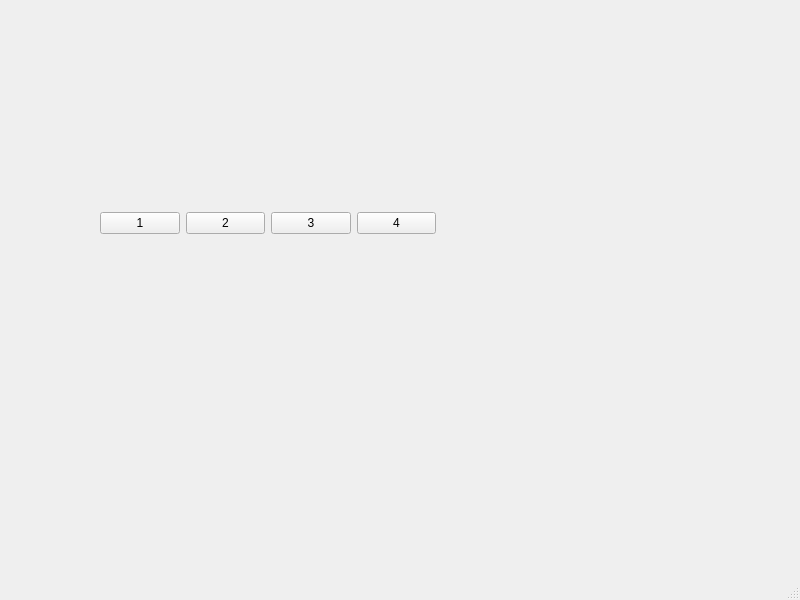
<?xml version="1.0" encoding="UTF-8"?>
<ui version="4.0">
 <class>MainWindow</class>
 <widget class="QMainWindow" name="MainWindow">
  <property name="geometry">
   <rect>
    <x>0</x>
    <y>0</y>
    <width>800</width>
    <height>600</height>
   </rect>
  </property>
  <property name="windowTitle">
   <string>MainWindow</string>
  </property>
  <widget class="QWidget" name="centralwidget">
   <widget class="QWidget" name="">
    <property name="geometry">
     <rect>
      <x>100</x>
      <y>210</y>
      <width>336</width>
      <height>26</height>
     </rect>
    </property>
    <layout class="QHBoxLayout" name="horizontalLayout">
     <item>
      <widget class="QPushButton" name="pushButton">
       <property name="text">
        <string>1</string>
       </property>
      </widget>
     </item>
     <item>
      <widget class="QPushButton" name="pushButton_2">
       <property name="text">
        <string>2</string>
       </property>
      </widget>
     </item>
     <item>
      <widget class="QPushButton" name="pushButton_3">
       <property name="text">
        <string>3</string>
       </property>
      </widget>
     </item>
     <item>
      <widget class="QPushButton" name="pushButton_4">
       <property name="text">
        <string>4</string>
       </property>
      </widget>
     </item>
    </layout>
   </widget>
  </widget>
  <widget class="QMenuBar" name="menubar">
   <property name="geometry">
    <rect>
     <x>0</x>
     <y>0</y>
     <width>800</width>
     <height>33</height>
    </rect>
   </property>
  </widget>
  <widget class="QStatusBar" name="statusbar"/>
 </widget>
 <resources/>
 <connections/>
</ui>
